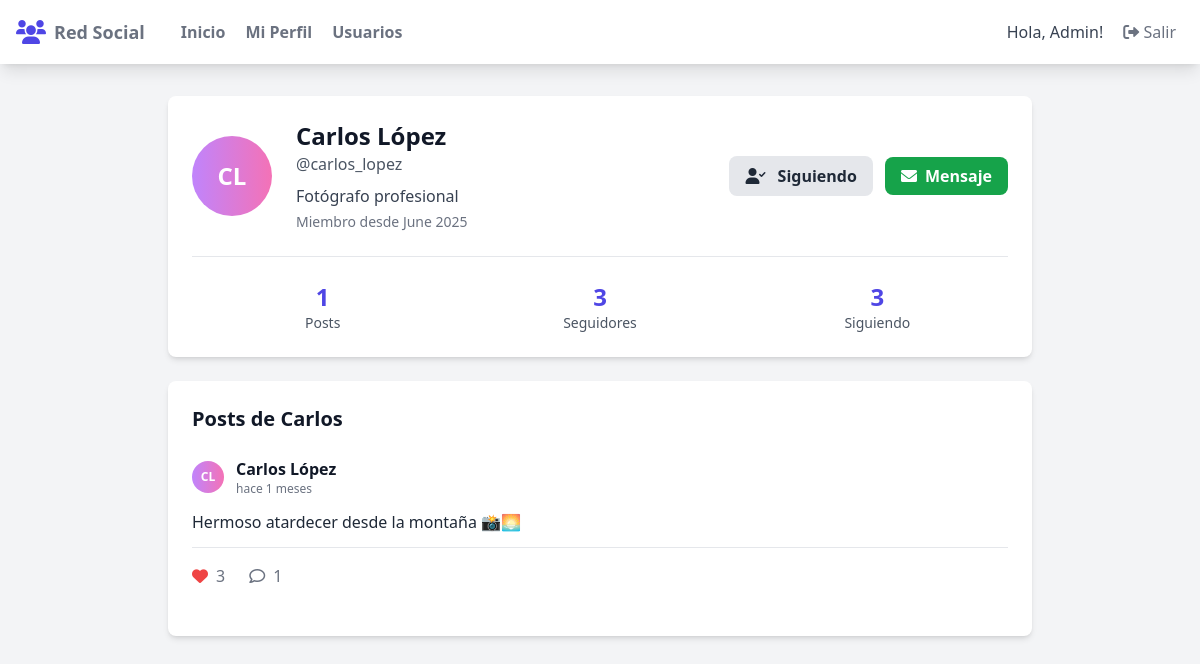
The app's page /dashboard/user_profile.php?id=4 (signed in) with its own data.
### tables this page shows
CREATE TABLE users (
    id INT PRIMARY KEY AUTO_INCREMENT,
    username VARCHAR(50) UNIQUE NOT NULL,
    email VARCHAR(100) UNIQUE NOT NULL,
    password VARCHAR(255) NOT NULL,
    first_name VARCHAR(50) NOT NULL,
    last_name VARCHAR(50) NOT NULL,
    profile_picture VARCHAR(255) DEFAULT 'default-avatar.jpg',
    bio TEXT,
    birth_date DATE,
    created_at TIMESTAMP DEFAULT CURRENT_TIMESTAMP,
    updated_at TIMESTAMP DEFAULT CURRENT_TIMESTAMP ON UPDATE CURRENT_TIMESTAMP,
    is_active BOOLEAN DEFAULT TRUE
);

CREATE TABLE posts (
    id INT PRIMARY KEY AUTO_INCREMENT,
    user_id INT NOT NULL,
    content TEXT NOT NULL,
    image VARCHAR(255),
    created_at TIMESTAMP DEFAULT CURRENT_TIMESTAMP,
    updated_at TIMESTAMP DEFAULT CURRENT_TIMESTAMP ON UPDATE CURRENT_TIMESTAMP,
    FOREIGN KEY (user_id) REFERENCES users(id) ON DELETE CASCADE
);

### includes/functions.php (called while the page is built, shortened)
<?php
function timeAgo($datetime) {
    $time = time() - strtotime($datetime);
    if ($time < 31536000) return 'hace ' . round($time/2592000) . ' meses';
    return 'hace ' . round($time/31536000) . ' años';
}
function hasUserLikedPost($user_id, $post_id) {
    $database = new Database();
    $db = $database->getConnection();
    $query = "SELECT id FROM post_likes WHERE user_id = ? AND post_id = ?";
    $stmt = $db->prepare($query);
    $stmt->execute([$user_id, $post_id]);
    return $stmt->rowCount() > 0;
}
function getPostLikesCount($post_id) {
    $database = new Database();
    $db = $database->getConnection();
    $query = "SELECT COUNT(*) FROM post_likes WHERE post_id = ?";
    $stmt = $db->prepare($query);
    $stmt->execute([$post_id]);
    return $stmt->fetchColumn();
}
function getPostCommentsCount($post_id) {
    $database = new Database();
    $db = $database->getConnection();
    $query = "SELECT COUNT(*) FROM comments WHERE post_id = ?";
    $stmt = $db->prepare($query);
    $stmt->execute([$post_id]);
    return $stmt->fetchColumn();
}
function isFollowing($follower_id, $following_id) {
    $database = new Database();
    $db = $database->getConnection();
    $query = "SELECT id FROM follows WHERE follower_id = ? AND following_id = ?";
    $stmt = $db->prepare($query);
    $stmt->execute([$follower_id, $following_id]);
    return $stmt->rowCount() > 0;
}
?>

### dashboard/user_profile.php (the view, shortened to what this page needs)
<?php
require_once '../includes/functions.php';
$user_id = $_GET['id'];
$database = new Database();
$db = $database->getConnection();
$query = "SELECT * FROM users WHERE id = ? AND is_active = 1";
$stmt = $db->prepare($query);
$stmt->execute([$user_id]);
$user = $stmt->fetch(PDO::FETCH_ASSOC);
$query = "SELECT p.*, u.username, u.first_name, u.last_name
          FROM posts p
          JOIN users u ON p.user_id = u.id
          WHERE p.user_id = ?
          ORDER BY p.created_at DESC";
$stmt = $db->prepare($query);
$stmt->execute([$user_id]);
$posts = $stmt->fetchAll(PDO::FETCH_ASSOC);
$query = "SELECT COUNT(*) FROM posts WHERE user_id = ?";
$stmt = $db->prepare($query);
$stmt->execute([$user_id]);
$posts_count = $stmt->fetchColumn();
$query = "SELECT COUNT(*) FROM follows WHERE following_id = ?";
$stmt = $db->prepare($query);
$stmt->execute([$user_id]);
$followers_count = $stmt->fetchColumn();
$query = "SELECT COUNT(*) FROM follows WHERE follower_id = ?";
$stmt = $db->prepare($query);
$stmt->execute([$user_id]);
$following_count = $stmt->fetchColumn();
$is_following = isFollowing($_SESSION['user_id'], $user_id);
?>
<!DOCTYPE html>
<html lang="es">
<head>
    <script src="https://cdn.tailwindcss.com"></script>
    <link rel="stylesheet" href="https://cdnjs.cloudflare.com/ajax/libs/font-awesome/6.0.0/css/all.min.css">
</head>
<body class="bg-gray-100 min-h-screen">
    <nav class="bg-white shadow-lg sticky top-0 z-50">
        <div class="max-w-7xl mx-auto px-4">
            <div class="flex justify-between">
                <div class="flex space-x-7">
                    <div class="flex items-center py-4">
                        <i class="fas fa-users text-indigo-600 text-2xl mr-2"></i>
                        <span class="font-semibold text-gray-500 text-lg">Red Social</span>
                    </div>
                    <div class="hidden md:flex items-center space-x-1">
                        <a href="index.php" class="py-4 px-2 text-gray-500 font-semibold hover:text-indigo-500 transition duration-300">Inicio</a>
                        <a href="profile.php" class="py-4 px-2 text-gray-500 font-semibold hover:text-indigo-500 transition duration-300">Mi Perfil</a>
                        <a href="users.php" class="py-4 px-2 text-gray-500 font-semibold hover:text-indigo-500 transition duration-300">Usuarios</a>
                    </div>
                </div>
                <div class="flex items-center space-x-3">
                    <span class="text-gray-700">Hola, <?php echo $_SESSION['first_name']; ?>!</span>
                    <a href="../auth/logout.php" class="py-2 px-2 font-medium text-gray-500 rounded hover:bg-red-500 hover:text-white transition duration-300">
                        <i class="fas fa-sign-out-alt"></i> Salir
                    </a>
                </div>
            </div>
        </div>
    </nav>
    <div class="max-w-4xl mx-auto px-4 py-8">
        <div class="bg-white rounded-lg shadow-md p-6 mb-6">
            <div class="flex items-center space-x-6">
                <div class="w-20 h-20 rounded-full bg-gradient-to-r from-purple-400 to-pink-400 flex items-center justify-center text-white font-bold text-2xl">
                    <?php echo strtoupper(substr($user['first_name'], 0, 1) . substr($user['last_name'], 0, 1)); ?>
                </div>
                <div class="flex-1">
                    <h1 class="text-2xl font-bold text-gray-900"><?php echo $user['first_name'] . ' ' . $user['last_name']; ?></h1>
                    <p class="text-gray-600">@<?php echo $user['username']; ?></p>
                    <p class="text-gray-700 mt-2"><?php echo $user['bio'] ?: 'Sin biografía'; ?></p>
                    <p class="text-sm text-gray-500 mt-1">Miembro desde <?php echo date('F Y', strtotime($user['created_at'])); ?></p>
                </div>
                <div class="text-right">
                    <button onclick="toggleFollow(<?php echo $user['id']; ?>)"
                            id="follow-btn-<?php echo $user['id']; ?>"
                            class="<?php echo $is_following ? 'bg-gray-200 hover:bg-gray-300 text-gray-800' : 'bg-indigo-600 hover:bg-indigo-700 text-white'; ?> font-bold py-2 px-4 rounded-lg transition duration-300">
                        <i class="<?php echo $is_following ? 'fas fa-user-check' : 'fas fa-user-plus'; ?> mr-2"></i>
                        <?php echo $is_following ? 'Siguiendo' : 'Seguir'; ?>
                    </button>
                    <?php if ($is_following): ?>
                        <a href="messages.php?user=<?php echo $user['id']; ?>"
                           class="ml-2 bg-green-600 hover:bg-green-700 text-white font-bold py-2 px-4 rounded-lg transition duration-300">
                            <i class="fas fa-envelope mr-2"></i>Mensaje
                        </a>
                    <?php else: ?>
                        <div class="ml-2 inline-block bg-gray-300 text-gray-500 font-bold py-2 px-4 rounded-lg cursor-not-allowed" title="Debes seguir al usuario para enviar mensajes">
                            <i class="fas fa-envelope mr-2"></i>Mensaje
                        </div>
                    <?php endif; ?>
                </div>
            </div>
            <div class="grid grid-cols-3 gap-4 mt-6 pt-6 border-t border-gray-200">
                <div class="text-center">
                    <div class="text-2xl font-bold text-indigo-600"><?php echo $posts_count; ?></div>
                    <div class="text-sm text-gray-600">Posts</div>
                </div>
                <div class="text-center">
                    <div class="text-2xl font-bold text-indigo-600" id="followers-count"><?php echo $followers_count; ?></div>
                    <div class="text-sm text-gray-600">Seguidores</div>
                </div>
                <div class="text-center">
                    <div class="text-2xl font-bold text-indigo-600"><?php echo $following_count; ?></div>
                    <div class="text-sm text-gray-600">Siguiendo</div>
                </div>
            </div>
        </div>
        <div class="bg-white rounded-lg shadow-md p-6">
            <h2 class="text-xl font-bold text-gray-900 mb-6">Posts de <?php echo $user['first_name']; ?></h2>
            <?php if (empty($posts)): ?>
                <div class="text-center py-8">
                    <i class="fas fa-edit text-gray-400 text-4xl mb-4"></i>
                    <h3 class="text-xl font-semibold text-gray-600 mb-2"><?php echo $user['first_name']; ?> no ha publicado nada aún</h3>
                    <p class="text-gray-500">Cuando publique algo, aparecerá aquí.</p>
                </div>
            <?php else: ?>
                <div class="space-y-6">
                    <?php foreach ($posts as $post): ?>
                        <div class="border-b border-gray-200 pb-6 last:border-b-0">
                            <div class="flex items-center mb-3">
                                <div class="w-8 h-8 rounded-full bg-gradient-to-r from-purple-400 to-pink-400 flex items-center justify-center text-white font-bold text-xs">
                                    <?php echo strtoupper(substr($post['first_name'], 0, 1) . substr($post['last_name'], 0, 1)); ?>
                                </div>
                                <div class="ml-3">
                                    <h4 class="font-semibold text-gray-900"><?php echo $post['first_name'] . ' ' . $post['last_name']; ?></h4>
                                    <p class="text-xs text-gray-500"><?php echo timeAgo($post['created_at']); ?></p>
                                </div>
                            </div>
                            <p class="text-gray-800 leading-relaxed mb-3"><?php echo nl2br(htmlspecialchars($post['content'])); ?></p>
                            <div class="flex items-center justify-between pt-4 border-t border-gray-200">
                                <div class="flex space-x-6">
                                    <button onclick="toggleLike(<?php echo $post['id']; ?>)"
                                            class="flex items-center space-x-2 text-gray-500 hover:text-red-500 transition duration-300"
                                            id="like-btn-<?php echo $post['id']; ?>">
                                        <i class="<?php echo hasUserLikedPost($_SESSION['user_id'], $post['id']) ? 'fas text-red-500' : 'far'; ?> fa-heart"></i>
                                        <span id="like-count-<?php echo $post['id']; ?>"><?php echo getPostLikesCount($post['id']); ?></span>
                                    </button>
                                    <button onclick="toggleComments(<?php echo $post['id']; ?>)"
                                            class="flex items-center space-x-2 text-gray-500 hover:text-blue-500 transition duration-300">
                                        <i class="far fa-comment"></i>
                                        <span><?php echo getPostCommentsCount($post['id']); ?></span>
                                    </button>
                                </div>
                            </div>
                        </div>
                    <?php endforeach; ?>
                </div>
            <?php endif; ?>
        </div>
    </div>
</body>
</html>

### records on screen
users: first_name+last_name "CL", first_name "Carlos", last_name "López", username "carlos_lopez", bio "Fotógrafo profesional", created_at "June 2025"
posts: user.last_name "CL", user.first_name "Carlos", user.last_name "López", created_at "hace 1 meses", content "Hermoso atardecer desde la montaña 📸🌅", id "3", id "1"

### other values on screen
$_SESSION['first_name'] "Admin"
$posts_count "1"
$followers_count "3"
$following_count "3"
